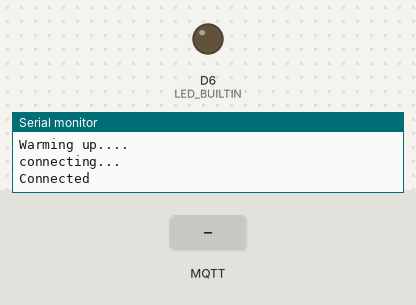
Bench run of a sketch on a simulated Arduino MKR. Parts: output pins drawn as LEDs (lit = HIGH), the last lines printed to the serial monitor. The test bench sets the inputs (shaded band). No MQTT or app messages arrive unless stated.

Above: at 4.2 s.
4.3 s: MQTT message "on" arrives on the first subscribed topic
At 5.2 s:
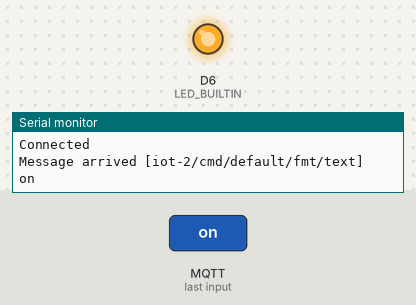
5.8 s: MQTT message "off" arrives on the first subscribed topic
At 6.4 s:
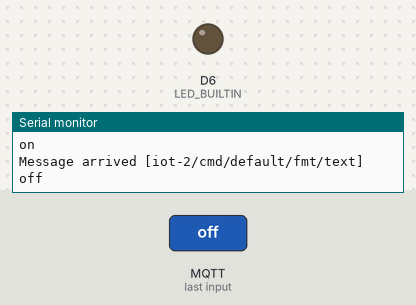
Timing chart, 0 to 8.8 s (numbered marks = the images above; inputs shaded):
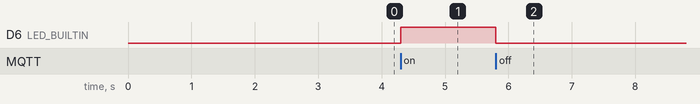

The sketch:

TDev_Arduino_IoT_Test_without_secrets.ino
```cpp
// libraries
#include <MKRNB.h>
#include <PubSubClient.h>

//The MKRNB lib needs this even if its blank
const char PINNUMBER[]     = "";

//find these in the Watson IoT client
#define token "INSERT_YOURS_HERE"
#define ORG "INSERT_YOURS_HERE"
#define DEVICE_TYPE "INSERT_YOURS_HERE"
#define DEVICE_ID "INSERT_YOURS_HERE"

//broker url in here, demo is using eclipse test server
char mqttBroker[]  = ORG ".messaging.internetofthings.ibmcloud.com";

//broker port in here
int mqttPort = 1883;
char authMethod[] = "use-token-auth";
char clientId[] = "d:" ORG ":" DEVICE_TYPE ":" DEVICE_ID;

//var things for storage
//char payload[200];
const char topicSubscribe[] = "iot-2/cmd/default/fmt/text";

// initialize the library instance
NBClient client;
GPRS gprs;
NB nbAccess;

//connect the pubsub client
PubSubClient conn(client);

//for the callbacks from the broker
void callback(char* topic, byte* payload, unsigned int length) {
  char p[length + 1];
  memcpy(p, payload, length);
  p[length] = NULL;
  String msg(p);
  Serial.print("Message arrived [");
  Serial.print(topic);
  Serial.println("] ");
  Serial.println(msg);
  if(msg=="on"){
    digitalWrite(LED_BUILTIN, HIGH);
  } else if ( msg == "off") {
    digitalWrite(LED_BUILTIN, LOW);
  }
}

//connection and reconnection function
void reconnect() {
    while (!conn.connected()) {
    // Attemp to connect
    if (conn.connect(clientId, authMethod, token)) {
      Serial.println("Connected");
      conn.subscribe(topicSubscribe);
    } else {
      Serial.print("Failed, rc=");
      Serial.print(conn.state());
      Serial.println(" try again in 2 seconds");
      // Wait 2 seconds before retrying
      delay(2000);
    }
  }
}
void setup() {
  // initialize serial communications and wait for port to open:
  Serial.begin(9600);

//  while (!Serial) {
//    ; // wait for serial port to connect. Needed for native USB port only
//  }
pinMode(LED_BUILTIN, OUTPUT);
  Serial.println("Warming up....");
  // connection state
  boolean connected = false;
  while (!connected) {
    if ((nbAccess.begin(PINNUMBER) == NB_READY) &&
        (gprs.attachGPRS() == GPRS_READY)) {
      connected = true;
    } else {
      Serial.println("Not connected");
      delay(1000);
    }
  }
  Serial.println("connecting...");
  //set the connection
  conn.setServer(mqttBroker, mqttPort);
  //set the callback
  conn.setCallback(callback);
  //subscribe to a topic
  conn.subscribe(topicSubscribe);
}
void loop() {
  if (!conn.connected()) {
    reconnect();
  }
  conn.loop();
}
```

Measured:
- after the input at 4.3 s, D6 (LED_BUILTIN): LOW → HIGH at once
- after the input at 5.8 s, D6 (LED_BUILTIN): HIGH → LOW at once
